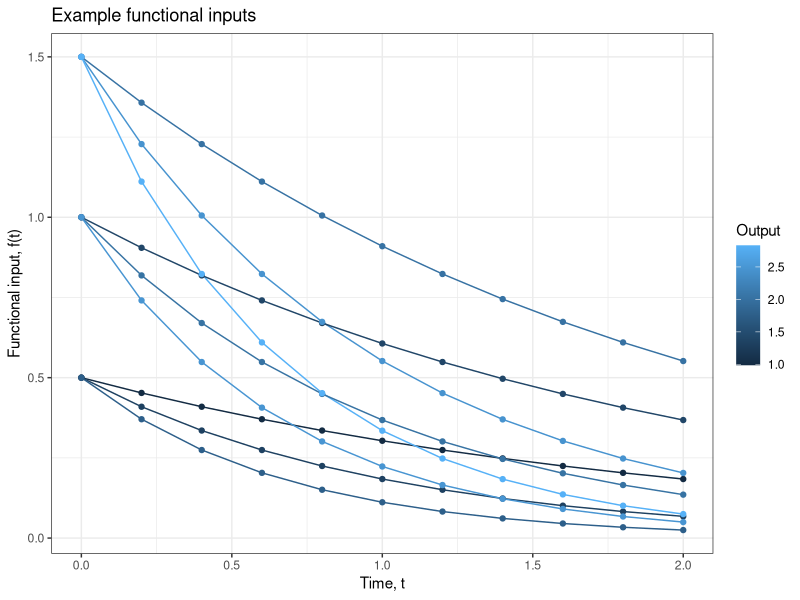

R code for this plot:
# Functional input
library("tidyverse")

output = expand.grid(a = c(0.5,1,1.5),
                    b = c(0.5,1,1.5)) %>%
  mutate(y = rnorm(n(), a+b, 0.1))
                    
input = expand.grid(t = seq(0,2,length=11),
                a = unique(output$a),
                b = unique(output$b)) %>%
  mutate(f = a*exp(-b*t))

both = left_join(output, input, by = c("a","b")) %>%
  mutate(a = factor(a),
         b = factor(b),
         ab = paste0(a,b))
  

g = ggplot(both, aes(x = t, y = f, 
              color = y, group = ab)) + 
  geom_line() + 
  geom_point() +
  theme_bw() +
  scale_color_continuous(name = "Output") +
  labs(x = "Time, t", y = "Functional input, f(t)",
       title = "Example functional inputs")

ggsave(filename = "include/functional_input.jpeg", plot = g,
       width = 10, height = 5)                  
                